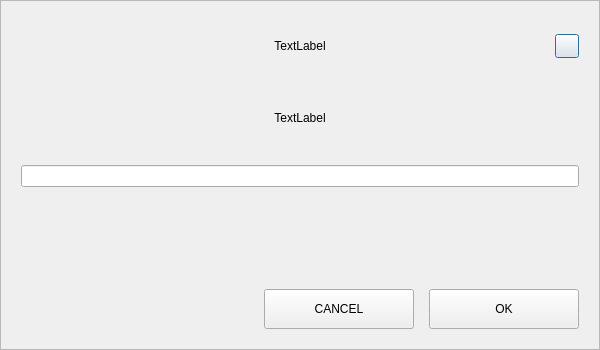
<?xml version="1.0" encoding="UTF-8"?>
<ui version="4.0">
 <class>AddNewContactDialog</class>
 <widget class="QDialog" name="AddNewContactDialog">
  <property name="geometry">
   <rect>
    <x>0</x>
    <y>0</y>
    <width>600</width>
    <height>350</height>
   </rect>
  </property>
  <property name="windowTitle">
   <string>Dialog</string>
  </property>
  <layout class="QVBoxLayout" name="verticalLayout_4">
   <property name="spacing">
    <number>0</number>
   </property>
   <property name="leftMargin">
    <number>0</number>
   </property>
   <property name="topMargin">
    <number>0</number>
   </property>
   <property name="rightMargin">
    <number>0</number>
   </property>
   <property name="bottomMargin">
    <number>0</number>
   </property>
   <item>
    <widget class="QFrame" name="frame">
     <property name="frameShape">
      <enum>QFrame::StyledPanel</enum>
     </property>
     <property name="frameShadow">
      <enum>QFrame::Raised</enum>
     </property>
     <layout class="QVBoxLayout" name="verticalLayout_3">
      <property name="spacing">
       <number>0</number>
      </property>
      <property name="leftMargin">
       <number>20</number>
      </property>
      <property name="topMargin">
       <number>20</number>
      </property>
      <property name="rightMargin">
       <number>20</number>
      </property>
      <property name="bottomMargin">
       <number>20</number>
      </property>
      <item>
       <layout class="QHBoxLayout" name="horizontalLayout_3">
        <property name="spacing">
         <number>0</number>
        </property>
        <item>
         <spacer name="horizontalSpacer_2">
          <property name="orientation">
           <enum>Qt::Horizontal</enum>
          </property>
          <property name="sizeHint" stdset="0">
           <size>
            <width>40</width>
            <height>20</height>
           </size>
          </property>
         </spacer>
        </item>
        <item>
         <widget class="QLabel" name="labelTitle">
          <property name="minimumSize">
           <size>
            <width>0</width>
            <height>50</height>
           </size>
          </property>
          <property name="maximumSize">
           <size>
            <width>16777215</width>
            <height>70</height>
           </size>
          </property>
          <property name="styleSheet">
           <string notr="true">padding-left:24px;</string>
          </property>
          <property name="text">
           <string>TextLabel</string>
          </property>
          <property name="alignment">
           <set>Qt::AlignCenter</set>
          </property>
          <property name="margin">
           <number>7</number>
          </property>
         </widget>
        </item>
        <item>
         <spacer name="horizontalSpacer1">
          <property name="orientation">
           <enum>Qt::Horizontal</enum>
          </property>
          <property name="sizeHint" stdset="0">
           <size>
            <width>40</width>
            <height>20</height>
           </size>
          </property>
         </spacer>
        </item>
        <item>
         <widget class="QPushButton" name="btnEsc">
          <property name="minimumSize">
           <size>
            <width>24</width>
            <height>24</height>
           </size>
          </property>
          <property name="maximumSize">
           <size>
            <width>24</width>
            <height>24</height>
           </size>
          </property>
          <property name="text">
           <string/>
          </property>
         </widget>
        </item>
       </layout>
      </item>
      <item>
       <spacer name="verticalSpacer">
        <property name="orientation">
         <enum>Qt::Vertical</enum>
        </property>
        <property name="sizeType">
         <enum>QSizePolicy::Fixed</enum>
        </property>
        <property name="sizeHint" stdset="0">
         <size>
          <width>20</width>
          <height>40</height>
         </size>
        </property>
       </spacer>
      </item>
      <item>
       <layout class="QVBoxLayout" name="verticalLayout_2">
        <property name="spacing">
         <number>0</number>
        </property>
        <property name="leftMargin">
         <number>0</number>
        </property>
        <property name="rightMargin">
         <number>0</number>
        </property>
        <item>
         <widget class="QLabel" name="labelMessage">
          <property name="text">
           <string>TextLabel</string>
          </property>
          <property name="alignment">
           <set>Qt::AlignCenter</set>
          </property>
          <property name="wordWrap">
           <bool>true</bool>
          </property>
         </widget>
        </item>
        <item>
         <spacer name="verticalSpacer_5">
          <property name="orientation">
           <enum>Qt::Vertical</enum>
          </property>
          <property name="sizeType">
           <enum>QSizePolicy::Fixed</enum>
          </property>
          <property name="sizeHint" stdset="0">
           <size>
            <width>20</width>
            <height>40</height>
           </size>
          </property>
         </spacer>
        </item>
        <item>
         <layout class="QVBoxLayout" name="verticalLayout">
          <property name="spacing">
           <number>10</number>
          </property>
          <item>
           <widget class="QLineEdit" name="lineEditName"/>
          </item>
         </layout>
        </item>
       </layout>
      </item>
      <item>
       <spacer name="verticalSpacer_2">
        <property name="orientation">
         <enum>Qt::Vertical</enum>
        </property>
        <property name="sizeHint" stdset="0">
         <size>
          <width>20</width>
          <height>40</height>
         </size>
        </property>
       </spacer>
      </item>
      <item>
       <layout class="QHBoxLayout" name="horizontalLayout">
        <property name="spacing">
         <number>15</number>
        </property>
        <item>
         <spacer name="horizontalSpacer">
          <property name="orientation">
           <enum>Qt::Horizontal</enum>
          </property>
          <property name="sizeHint" stdset="0">
           <size>
            <width>40</width>
            <height>20</height>
           </size>
          </property>
         </spacer>
        </item>
        <item>
         <widget class="QPushButton" name="btnCancel">
          <property name="minimumSize">
           <size>
            <width>150</width>
            <height>40</height>
           </size>
          </property>
          <property name="text">
           <string>CANCEL</string>
          </property>
         </widget>
        </item>
        <item>
         <widget class="QPushButton" name="btnOk">
          <property name="minimumSize">
           <size>
            <width>150</width>
            <height>40</height>
           </size>
          </property>
          <property name="text">
           <string>OK</string>
          </property>
         </widget>
        </item>
       </layout>
      </item>
     </layout>
    </widget>
   </item>
  </layout>
 </widget>
 <resources/>
 <connections/>
</ui>
